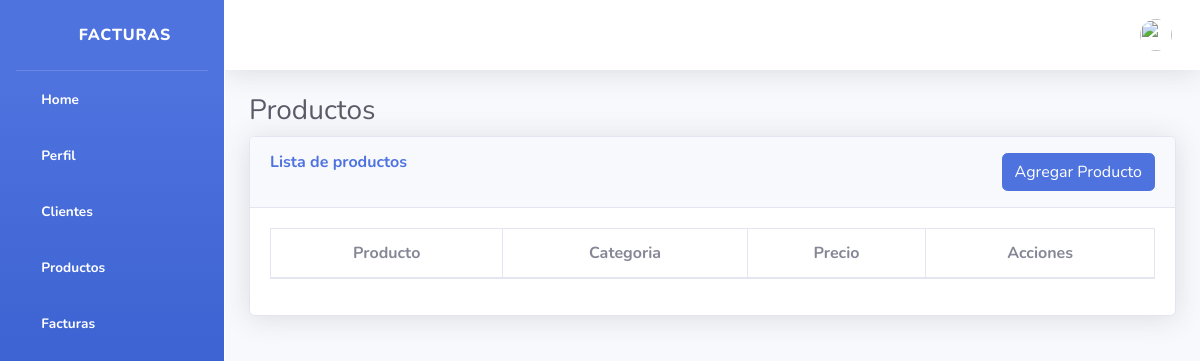
/catalogos/producto, run on an earlier commit of the app's database.
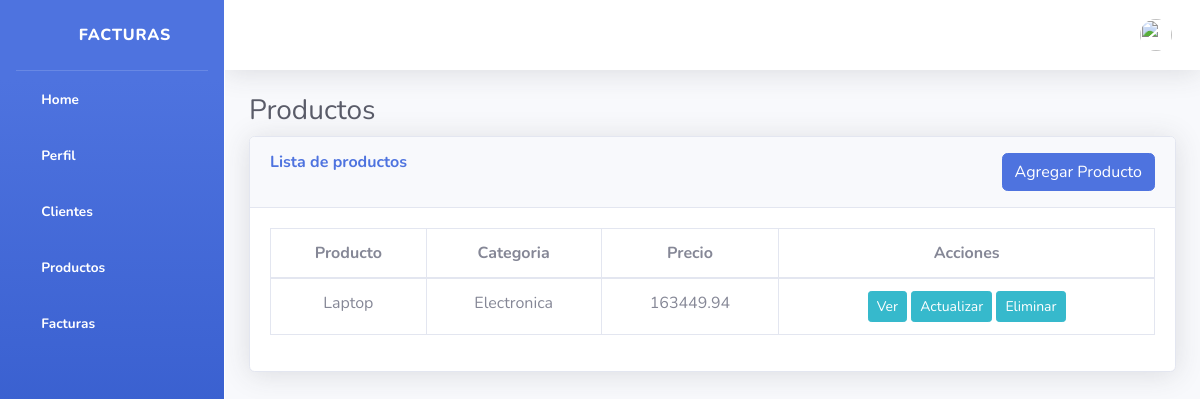
And on a later commit of the database.
### catalogos/models.py (models this page shows, shortened)
class Producto(models.Model):
    producto = models.CharField(max_length=100)
    categoria = models.CharField(max_length=100)
    precio = models.DecimalField(max_digits=10, decimal_places=2)
    descripcion = models.TextField()

### catalogos/views.py (the view)
# urls.py: path('producto', views.homeProducto, name='homeProducto'),
def homeProducto(request):
    productos = Producto.objects.all()
    return render(request, 'homeProducto.html', {'productos': productos})

### catalogos/templates/homeProducto.html (shortened to what this page needs)
{% extends "base.html" %}
{% block content %}
<div class="container-fluid">
    <h1 class="h3 mb-2 text-gray-800">Productos </h1>
    <div class="card shadow mb-4">
        <div class="card-header py-3">
            <h6 class="m-0 font-weight-bold text-primary">Lista de productos
                <a href="{% url 'crearProducto' %}" class="btn btn-primary float-right">Agregar Producto</a>
            </h6>
        </div>
        <div class="card-body">
            <div class="table-responsive">
                <table class="table table-bordered" width="100%" cellspacing="0">
                    <thead>
                        <tr style="text-align: center;">
                            <th>Producto</th>
                            <th>Categoria</th>
                            <th>Precio</th>
                            <th>Acciones</th>
                        </tr>
                    </thead>
                    <tbody>
                        {% for producto in productos %}
                        <tr style="text-align: center;">
                            <td>{{ producto.producto }}</td>
                            <td>{{ producto.categoria }}</td>
                            <td>{{ producto.precio }}</td>
                            <td>
                                <a href="{% url 'verProducto' producto.id %}" class="btn btn-info btn-sm">Ver</a>
                                <a href="{% url 'actualizarProducto' producto.id %}" class="btn btn-info btn-sm">Actualizar</a>
                                <a href="{% url 'borrarProducto' producto.id %}" class="btn btn-info btn-sm">Eliminar</a>
                            </td>
                        </tr>
                        {% endfor %}
                    </tbody>
                </table>
            </div>
        </div>
    </div>
</div>
{% endblock %}

### templates/base.html (shortened to what this page needs)
{% load static %}
<!DOCTYPE html>
<html lang="en">
<head>
    <link href="{% static 'vendor/fontawesome-free/css/all.min.css' %}" rel="stylesheet" type="text/css">
    <link href="{% static 'css/sb-admin-2.min.css' %}" rel="stylesheet">
</head>
<body id="page-top">
    <div id="wrapper">
        <ul class="navbar-nav bg-gradient-primary sidebar sidebar-dark accordion" id="accordionSidebar">
            <a class="sidebar-brand d-flex align-items-center justify-content-center" href={% url "home" %}>
                <div class="sidebar-brand-icon rotate-n-15">
                    <i class="fas fa-laugh-wink"></i>
                </div>
                <div class="sidebar-brand-text mx-3">Facturas</div>
            <hr class="sidebar-divider my-0">
            <li class="nav-item active">
                <a class="nav-link" href={% url "home" %}>
                    <i class="fas fa-fw fa-tachometer-alt"></i>
                    <span>Home</span>
            </li>
            <li class="nav-item active">
                <a class="nav-link collapsed" href="#" data-toggle="collapse" data-target="#collapseTwo"
                    aria-expanded="true" aria-controls="collapseTwo">
                    <i class="fas fa-fw fa-cog"></i>
                    <span>Perfil</span>
                </a>
            </li>
            <li class="nav-item active">
                <a class="nav-link" href={% url "homeCliente" %}>
                    <i class="fas fa-fw fa-tachometer-alt"></i>
                    <span>Clientes</span>
            </li>
            <li class="nav-item active">
                <a class="nav-link collapsed" href={% url "homeProducto" %}>
                    <i class="fas fa-fw fa-folder"></i>
                    <span>Productos</span>
                </a>
            </li>
            <li class="nav-item active">
                <a class="nav-link" href="charts.html">
                    <i class="fas fa-fw fa-chart-area"></i>
                    <span>Facturas</span>
                </a>
            </li>
        </ul>
        <div id="content-wrapper" class="d-flex flex-column">
            <div id="content">
                <nav class="navbar navbar-expand navbar-light bg-white topbar mb-4 static-top shadow ml-auto">
                    <ul class="navbar-nav ml-auto">
                        <li class="nav-item dropdown no-arrow">
                            <a class="nav-link dropdown-toggle" href="#" id="userDropdown" role="button"
                               data-toggle="dropdown" aria-haspopup="true" aria-expanded="false">
                                <img class="img-profile rounded-circle" src="{% static 'img/undraw_profile.svg' %}">
                            </a>
                        </li>
                    </ul>
                </nav>
                {% block content %}{% endblock %}
            </div>
        </div>
    </div>
</body>
</html>

### templates/base.html (style rules this page uses)
#content-wrapper { margin-left: 1px; }
.navbar { margin-left: 1px; }
.sidebar { z-index: 1000; }

What changed in the data, as far as the page shows it:
added Producto: producto "Laptop", categoria "Electronica", precio "163449.94"
